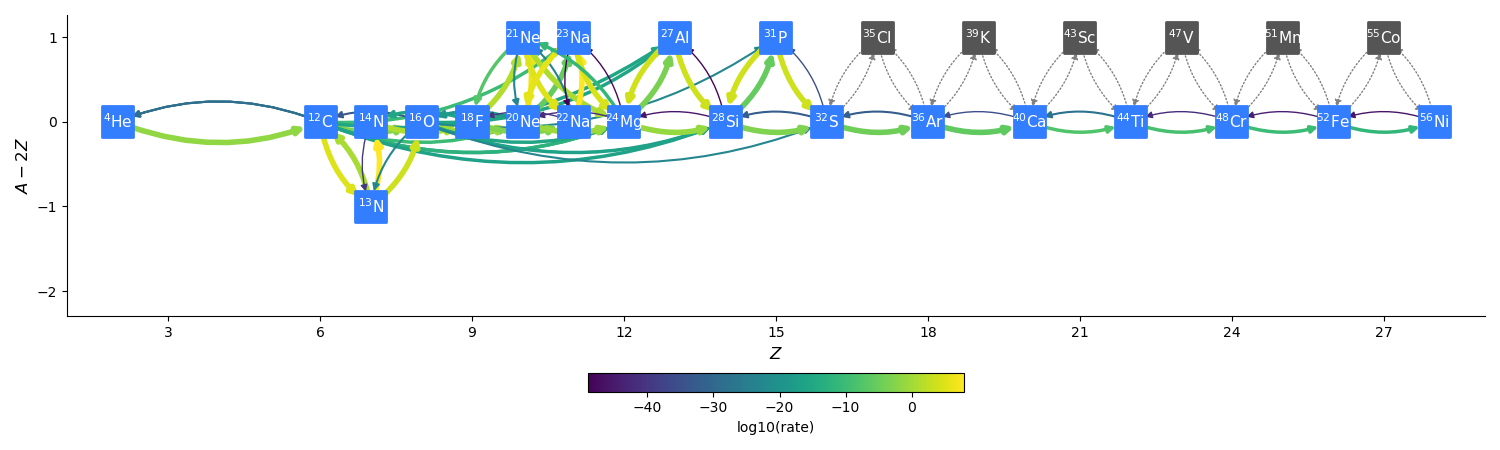

This figure's Python source:
# an approximate network for He/C burning with key rates
# to bypass the C12(a,g)O16 rate.  This version uses some
# (a,p)(p,g) approximations.

import pynucastro as pyna
from pynucastro.networks import AmrexAstroCxxNetwork

DO_DERIVED_RATES = True

def get_library():

    reaclib_lib = pyna.ReacLibLibrary()

    all_reactants = ["p", "n", 
                     "he4", "c12", "o16", "ne20", "mg24", "si28", "s32",
                     "ar36", "ca40", "ti44", "cr48", "fe52", "ni56",
                     "al27", "p31", "cl35", "k39", "sc43", "v47", "mn51", "co55",
                     "n13", "n14", "f18", "ne21", "na22", "na23"]

    subch = reaclib_lib.linking_nuclei(all_reactants)

    # in this list, we have the reactants, the actual reactants,
    # and modified products that we will use instead
    other_rates = [("c12(c12,n)mg23", "mg24"),
                   ("o16(o16,n)s31", "s32"),
                   ("o16(c12,n)si27", "si28")]

    for r, mp in other_rates:
        _r = reaclib_lib.get_rate_by_name(r)
        _r.modify_products(mp)
        subch += pyna.Library(rates=[_r])

    # finally, the aprox nets don't include the reverse rates for
    # C12+C12, C12+O16, and O16+O16, so remove those

    for r in subch.get_rates():
        if sorted(r.products) in [[pyna.Nucleus("c12"), pyna.Nucleus("c12")],
                                  [pyna.Nucleus("c12"), pyna.Nucleus("o16")],
                                  [pyna.Nucleus("o16"), pyna.Nucleus("o16")]]:
            subch.remove_rate(r)

    # C12+Ne20 and reverse
    # (a,g) links between Na23 and Al27
    # (a,g) links between Al27 and P31

    rates_to_remove = ["p31(p,c12)ne20",
                       "si28(a,c12)ne20",
                       "ne20(c12,p)p31",
                       "ne20(c12,a)si28",
                       "na23(a,g)al27",
                       "al27(g,a)na23",
                       "al27(a,g)p31",
                       "p31(g,a)al27"]

    for r in rates_to_remove:
        print("removing: ", r)
        _r = subch.get_rate_by_name(r)
        subch.remove_rate(_r)

    if DO_DERIVED_RATES:
        rates_to_derive = []
        for r in subch.get_rates():
            if r.reverse:
                # this rate was computed using detailed balance, regardless
                # of whether Q < 0 or not.  We want to remove it and then
                # recompute it
                rates_to_derive.append(r)

    # now for each of those derived rates, look to see if the pair exists

    for r in rates_to_derive:
        fr = subch.get_rate_by_nuclei(r.products, r.reactants)
        if fr:
            print(f"modifying {r} from {fr}")
            subch.remove_rate(r)
            d = pyna.DerivedRate(rate=fr, compute_Q=False, use_pf=True)
            subch.add_rate(d)

    return subch

def doit():

    subch = get_library()

    # these are the rates that we are going to allow to be optionally
    # zeroed
    r1 = subch.get_rate_by_name("c12(p,g)n13")
    r2 = subch.get_rate_by_name("n13(a,p)o16")

    # at this point we have a library with all the rates that we want.
    # We can create the network now.

    net = AmrexAstroCxxNetwork(libraries=[subch], symmetric_screening=False,
                               disable_rate_params=[r1, r2])

    # now we do the (a,p)(p,g) approximation

    net.make_ap_pg_approx(intermediate_nuclei=["cl35", "k39", "sc43", "v47", "mn51", "co55"])
    net.remove_nuclei(["cl35", "k39", "sc43", "v47", "mn51", "co55"])

    print(f"number of nuclei: {len(net.unique_nuclei)}")
    print(f"number of rates: {len(net.rates)}")



    comp = pyna.Composition(net.get_nuclei())
    comp.set_all(0.1)
    comp.set_nuc("he4", 0.95)
    comp.normalize()

    net.plot(outfile="subch_simple.png", rho=1.e6, T=1.e9, comp=comp,
             rotated=True, hide_xalpha=True, curved_edges=True,
             size=(1500, 450),
             node_size=500, node_font_size=11, node_color="#337dff", node_shape="s",
             Z_range=(1,29))

    net.write_network()


if __name__ == "__main__":
    doit()
